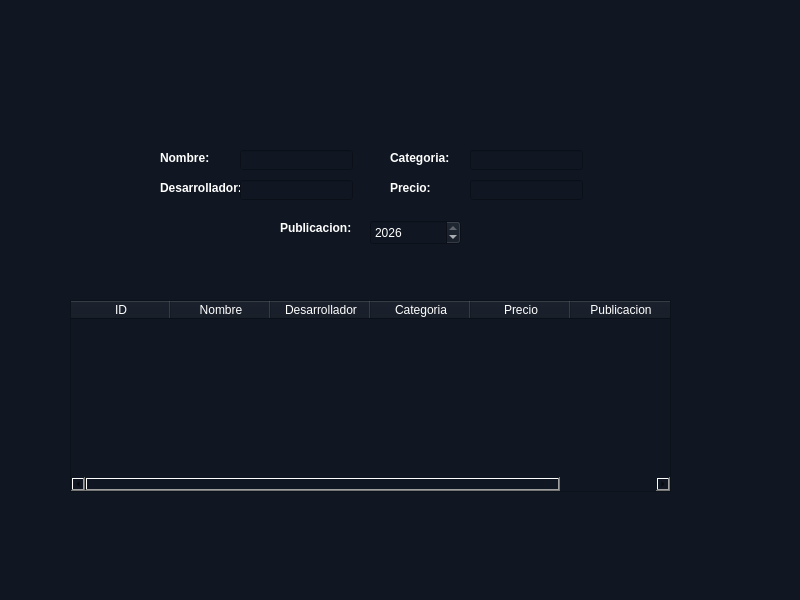
<?xml version="1.0" encoding="UTF-8"?>
<ui version="4.0">
 <class>MainWindow</class>
 <widget class="QMainWindow" name="MainWindow">
  <property name="geometry">
   <rect>
    <x>0</x>
    <y>0</y>
    <width>800</width>
    <height>600</height>
   </rect>
  </property>
  <property name="palette">
   <palette>
    <active>
     <colorrole role="Button">
      <brush brushstyle="SolidPattern">
       <color alpha="255">
        <red>16</red>
        <green>23</green>
        <blue>34</blue>
       </color>
      </brush>
     </colorrole>
     <colorrole role="Base">
      <brush brushstyle="SolidPattern">
       <color alpha="255">
        <red>16</red>
        <green>23</green>
        <blue>34</blue>
       </color>
      </brush>
     </colorrole>
     <colorrole role="Window">
      <brush brushstyle="SolidPattern">
       <color alpha="255">
        <red>16</red>
        <green>23</green>
        <blue>34</blue>
       </color>
      </brush>
     </colorrole>
    </active>
    <inactive>
     <colorrole role="Button">
      <brush brushstyle="SolidPattern">
       <color alpha="255">
        <red>16</red>
        <green>23</green>
        <blue>34</blue>
       </color>
      </brush>
     </colorrole>
     <colorrole role="Base">
      <brush brushstyle="SolidPattern">
       <color alpha="255">
        <red>16</red>
        <green>23</green>
        <blue>34</blue>
       </color>
      </brush>
     </colorrole>
     <colorrole role="Window">
      <brush brushstyle="SolidPattern">
       <color alpha="255">
        <red>16</red>
        <green>23</green>
        <blue>34</blue>
       </color>
      </brush>
     </colorrole>
    </inactive>
    <disabled>
     <colorrole role="Button">
      <brush brushstyle="SolidPattern">
       <color alpha="255">
        <red>16</red>
        <green>23</green>
        <blue>34</blue>
       </color>
      </brush>
     </colorrole>
     <colorrole role="Base">
      <brush brushstyle="SolidPattern">
       <color alpha="255">
        <red>16</red>
        <green>23</green>
        <blue>34</blue>
       </color>
      </brush>
     </colorrole>
     <colorrole role="Window">
      <brush brushstyle="SolidPattern">
       <color alpha="255">
        <red>16</red>
        <green>23</green>
        <blue>34</blue>
       </color>
      </brush>
     </colorrole>
    </disabled>
   </palette>
  </property>
  <property name="windowTitle">
   <string>Steam Manager</string>
  </property>
  <property name="styleSheet">
   <string notr="true">background-color: rgb(16, 23, 34);</string>
  </property>
  <widget class="QWidget" name="centralwidget">
   <property name="palette">
    <palette>
     <active>
      <colorrole role="Button">
       <brush brushstyle="SolidPattern">
        <color alpha="255">
         <red>16</red>
         <green>23</green>
         <blue>34</blue>
        </color>
       </brush>
      </colorrole>
      <colorrole role="Base">
       <brush brushstyle="SolidPattern">
        <color alpha="255">
         <red>16</red>
         <green>23</green>
         <blue>34</blue>
        </color>
       </brush>
      </colorrole>
      <colorrole role="Window">
       <brush brushstyle="SolidPattern">
        <color alpha="255">
         <red>16</red>
         <green>23</green>
         <blue>34</blue>
        </color>
       </brush>
      </colorrole>
     </active>
     <inactive>
      <colorrole role="Button">
       <brush brushstyle="SolidPattern">
        <color alpha="255">
         <red>16</red>
         <green>23</green>
         <blue>34</blue>
        </color>
       </brush>
      </colorrole>
      <colorrole role="Base">
       <brush brushstyle="SolidPattern">
        <color alpha="255">
         <red>16</red>
         <green>23</green>
         <blue>34</blue>
        </color>
       </brush>
      </colorrole>
      <colorrole role="Window">
       <brush brushstyle="SolidPattern">
        <color alpha="255">
         <red>16</red>
         <green>23</green>
         <blue>34</blue>
        </color>
       </brush>
      </colorrole>
     </inactive>
     <disabled>
      <colorrole role="Button">
       <brush brushstyle="SolidPattern">
        <color alpha="255">
         <red>16</red>
         <green>23</green>
         <blue>34</blue>
        </color>
       </brush>
      </colorrole>
      <colorrole role="Base">
       <brush brushstyle="SolidPattern">
        <color alpha="255">
         <red>16</red>
         <green>23</green>
         <blue>34</blue>
        </color>
       </brush>
      </colorrole>
      <colorrole role="Window">
       <brush brushstyle="SolidPattern">
        <color alpha="255">
         <red>16</red>
         <green>23</green>
         <blue>34</blue>
        </color>
       </brush>
      </colorrole>
     </disabled>
    </palette>
   </property>
   <widget class="QLabel" name="label">
    <property name="geometry">
     <rect>
      <x>160</x>
      <y>150</y>
      <width>81</width>
      <height>16</height>
     </rect>
    </property>
    <property name="text">
     <string>&lt;html&gt;&lt;head/&gt;&lt;body&gt;&lt;p&gt;&lt;span style=&quot; font-weight:700; color:#ffffff;&quot;&gt;Nombre:&lt;/span&gt;&lt;/p&gt;&lt;/body&gt;&lt;/html&gt;</string>
    </property>
   </widget>
   <widget class="QLineEdit" name="lnENombre">
    <property name="geometry">
     <rect>
      <x>240</x>
      <y>150</y>
      <width>113</width>
      <height>20</height>
     </rect>
    </property>
    <property name="palette">
     <palette>
      <active>
       <colorrole role="WindowText">
        <brush brushstyle="SolidPattern">
         <color alpha="255">
          <red>255</red>
          <green>255</green>
          <blue>255</blue>
         </color>
        </brush>
       </colorrole>
       <colorrole role="Button">
        <brush brushstyle="SolidPattern">
         <color alpha="255">
          <red>16</red>
          <green>23</green>
          <blue>34</blue>
         </color>
        </brush>
       </colorrole>
       <colorrole role="Text">
        <brush brushstyle="SolidPattern">
         <color alpha="255">
          <red>255</red>
          <green>255</green>
          <blue>255</blue>
         </color>
        </brush>
       </colorrole>
       <colorrole role="ButtonText">
        <brush brushstyle="SolidPattern">
         <color alpha="255">
          <red>255</red>
          <green>255</green>
          <blue>255</blue>
         </color>
        </brush>
       </colorrole>
       <colorrole role="Base">
        <brush brushstyle="SolidPattern">
         <color alpha="255">
          <red>16</red>
          <green>23</green>
          <blue>34</blue>
         </color>
        </brush>
       </colorrole>
       <colorrole role="Window">
        <brush brushstyle="SolidPattern">
         <color alpha="255">
          <red>16</red>
          <green>23</green>
          <blue>34</blue>
         </color>
        </brush>
       </colorrole>
       <colorrole role="PlaceholderText">
        <brush brushstyle="SolidPattern">
         <color alpha="128">
          <red>255</red>
          <green>255</green>
          <blue>255</blue>
         </color>
        </brush>
       </colorrole>
      </active>
      <inactive>
       <colorrole role="WindowText">
        <brush brushstyle="SolidPattern">
         <color alpha="255">
          <red>255</red>
          <green>255</green>
          <blue>255</blue>
         </color>
        </brush>
       </colorrole>
       <colorrole role="Button">
        <brush brushstyle="SolidPattern">
         <color alpha="255">
          <red>16</red>
          <green>23</green>
          <blue>34</blue>
         </color>
        </brush>
       </colorrole>
       <colorrole role="Text">
        <brush brushstyle="SolidPattern">
         <color alpha="255">
          <red>255</red>
          <green>255</green>
          <blue>255</blue>
         </color>
        </brush>
       </colorrole>
       <colorrole role="ButtonText">
        <brush brushstyle="SolidPattern">
         <color alpha="255">
          <red>255</red>
          <green>255</green>
          <blue>255</blue>
         </color>
        </brush>
       </colorrole>
       <colorrole role="Base">
        <brush brushstyle="SolidPattern">
         <color alpha="255">
          <red>16</red>
          <green>23</green>
          <blue>34</blue>
         </color>
        </brush>
       </colorrole>
       <colorrole role="Window">
        <brush brushstyle="SolidPattern">
         <color alpha="255">
          <red>16</red>
          <green>23</green>
          <blue>34</blue>
         </color>
        </brush>
       </colorrole>
       <colorrole role="PlaceholderText">
        <brush brushstyle="SolidPattern">
         <color alpha="128">
          <red>255</red>
          <green>255</green>
          <blue>255</blue>
         </color>
        </brush>
       </colorrole>
      </inactive>
      <disabled>
       <colorrole role="WindowText">
        <brush brushstyle="SolidPattern">
         <color alpha="255">
          <red>255</red>
          <green>255</green>
          <blue>255</blue>
         </color>
        </brush>
       </colorrole>
       <colorrole role="Button">
        <brush brushstyle="SolidPattern">
         <color alpha="255">
          <red>16</red>
          <green>23</green>
          <blue>34</blue>
         </color>
        </brush>
       </colorrole>
       <colorrole role="Text">
        <brush brushstyle="SolidPattern">
         <color alpha="255">
          <red>255</red>
          <green>255</green>
          <blue>255</blue>
         </color>
        </brush>
       </colorrole>
       <colorrole role="ButtonText">
        <brush brushstyle="SolidPattern">
         <color alpha="255">
          <red>255</red>
          <green>255</green>
          <blue>255</blue>
         </color>
        </brush>
       </colorrole>
       <colorrole role="Base">
        <brush brushstyle="SolidPattern">
         <color alpha="255">
          <red>16</red>
          <green>23</green>
          <blue>34</blue>
         </color>
        </brush>
       </colorrole>
       <colorrole role="Window">
        <brush brushstyle="SolidPattern">
         <color alpha="255">
          <red>16</red>
          <green>23</green>
          <blue>34</blue>
         </color>
        </brush>
       </colorrole>
       <colorrole role="PlaceholderText">
        <brush brushstyle="SolidPattern">
         <color alpha="128">
          <red>255</red>
          <green>255</green>
          <blue>255</blue>
         </color>
        </brush>
       </colorrole>
      </disabled>
     </palette>
    </property>
    <property name="styleSheet">
     <string notr="true">color:rgb(255, 255, 255)

</string>
    </property>
   </widget>
   <widget class="QLabel" name="label_2">
    <property name="geometry">
     <rect>
      <x>390</x>
      <y>150</y>
      <width>81</width>
      <height>16</height>
     </rect>
    </property>
    <property name="text">
     <string>&lt;html&gt;&lt;head/&gt;&lt;body&gt;&lt;p&gt;&lt;span style=&quot; font-weight:700; color:#ffffff;&quot;&gt;Categoria:&lt;/span&gt;&lt;/p&gt;&lt;/body&gt;&lt;/html&gt;</string>
    </property>
   </widget>
   <widget class="QLineEdit" name="lnECategoria">
    <property name="geometry">
     <rect>
      <x>470</x>
      <y>150</y>
      <width>113</width>
      <height>20</height>
     </rect>
    </property>
    <property name="palette">
     <palette>
      <active>
       <colorrole role="WindowText">
        <brush brushstyle="SolidPattern">
         <color alpha="255">
          <red>255</red>
          <green>255</green>
          <blue>255</blue>
         </color>
        </brush>
       </colorrole>
       <colorrole role="Button">
        <brush brushstyle="SolidPattern">
         <color alpha="255">
          <red>16</red>
          <green>23</green>
          <blue>34</blue>
         </color>
        </brush>
       </colorrole>
       <colorrole role="Text">
        <brush brushstyle="SolidPattern">
         <color alpha="255">
          <red>255</red>
          <green>255</green>
          <blue>255</blue>
         </color>
        </brush>
       </colorrole>
       <colorrole role="ButtonText">
        <brush brushstyle="SolidPattern">
         <color alpha="255">
          <red>255</red>
          <green>255</green>
          <blue>255</blue>
         </color>
        </brush>
       </colorrole>
       <colorrole role="Base">
        <brush brushstyle="SolidPattern">
         <color alpha="255">
          <red>16</red>
          <green>23</green>
          <blue>34</blue>
         </color>
        </brush>
       </colorrole>
       <colorrole role="Window">
        <brush brushstyle="SolidPattern">
         <color alpha="255">
          <red>16</red>
          <green>23</green>
          <blue>34</blue>
         </color>
        </brush>
       </colorrole>
       <colorrole role="PlaceholderText">
        <brush brushstyle="SolidPattern">
         <color alpha="128">
          <red>255</red>
          <green>255</green>
          <blue>255</blue>
         </color>
        </brush>
       </colorrole>
      </active>
      <inactive>
       <colorrole role="WindowText">
        <brush brushstyle="SolidPattern">
         <color alpha="255">
          <red>255</red>
          <green>255</green>
          <blue>255</blue>
         </color>
        </brush>
       </colorrole>
       <colorrole role="Button">
        <brush brushstyle="SolidPattern">
         <color alpha="255">
          <red>16</red>
          <green>23</green>
          <blue>34</blue>
         </color>
        </brush>
       </colorrole>
       <colorrole role="Text">
        <brush brushstyle="SolidPattern">
         <color alpha="255">
          <red>255</red>
          <green>255</green>
          <blue>255</blue>
         </color>
        </brush>
       </colorrole>
       <colorrole role="ButtonText">
        <brush brushstyle="SolidPattern">
         <color alpha="255">
          <red>255</red>
          <green>255</green>
          <blue>255</blue>
         </color>
        </brush>
       </colorrole>
       <colorrole role="Base">
        <brush brushstyle="SolidPattern">
         <color alpha="255">
          <red>16</red>
          <green>23</green>
          <blue>34</blue>
         </color>
        </brush>
       </colorrole>
       <colorrole role="Window">
        <brush brushstyle="SolidPattern">
         <color alpha="255">
          <red>16</red>
          <green>23</green>
          <blue>34</blue>
         </color>
        </brush>
       </colorrole>
       <colorrole role="PlaceholderText">
        <brush brushstyle="SolidPattern">
         <color alpha="128">
          <red>255</red>
          <green>255</green>
          <blue>255</blue>
         </color>
        </brush>
       </colorrole>
      </inactive>
      <disabled>
       <colorrole role="WindowText">
        <brush brushstyle="SolidPattern">
         <color alpha="255">
          <red>255</red>
          <green>255</green>
          <blue>255</blue>
         </color>
        </brush>
       </colorrole>
       <colorrole role="Button">
        <brush brushstyle="SolidPattern">
         <color alpha="255">
          <red>16</red>
          <green>23</green>
          <blue>34</blue>
         </color>
        </brush>
       </colorrole>
       <colorrole role="Text">
        <brush brushstyle="SolidPattern">
         <color alpha="255">
          <red>255</red>
          <green>255</green>
          <blue>255</blue>
         </color>
        </brush>
       </colorrole>
       <colorrole role="ButtonText">
        <brush brushstyle="SolidPattern">
         <color alpha="255">
          <red>255</red>
          <green>255</green>
          <blue>255</blue>
         </color>
        </brush>
       </colorrole>
       <colorrole role="Base">
        <brush brushstyle="SolidPattern">
         <color alpha="255">
          <red>16</red>
          <green>23</green>
          <blue>34</blue>
         </color>
        </brush>
       </colorrole>
       <colorrole role="Window">
        <brush brushstyle="SolidPattern">
         <color alpha="255">
          <red>16</red>
          <green>23</green>
          <blue>34</blue>
         </color>
        </brush>
       </colorrole>
       <colorrole role="PlaceholderText">
        <brush brushstyle="SolidPattern">
         <color alpha="128">
          <red>255</red>
          <green>255</green>
          <blue>255</blue>
         </color>
        </brush>
       </colorrole>
      </disabled>
     </palette>
    </property>
    <property name="styleSheet">
     <string notr="true">color: rgb(255, 255, 255);</string>
    </property>
   </widget>
   <widget class="QLabel" name="label_3">
    <property name="geometry">
     <rect>
      <x>160</x>
      <y>180</y>
      <width>81</width>
      <height>16</height>
     </rect>
    </property>
    <property name="text">
     <string>&lt;html&gt;&lt;head/&gt;&lt;body&gt;&lt;p&gt;&lt;span style=&quot; font-weight:700; color:#ffffff;&quot;&gt;Desarrollador:&lt;/span&gt;&lt;/p&gt;&lt;/body&gt;&lt;/html&gt;</string>
    </property>
   </widget>
   <widget class="QLineEdit" name="lnEDesarrollador">
    <property name="geometry">
     <rect>
      <x>240</x>
      <y>180</y>
      <width>113</width>
      <height>20</height>
     </rect>
    </property>
    <property name="styleSheet">
     <string notr="true">color: rgb(255, 255, 255);</string>
    </property>
   </widget>
   <widget class="QLabel" name="label_4">
    <property name="geometry">
     <rect>
      <x>390</x>
      <y>180</y>
      <width>81</width>
      <height>16</height>
     </rect>
    </property>
    <property name="text">
     <string>&lt;html&gt;&lt;head/&gt;&lt;body&gt;&lt;p&gt;&lt;span style=&quot; font-weight:700; color:#ffffff;&quot;&gt;Precio:&lt;/span&gt;&lt;/p&gt;&lt;/body&gt;&lt;/html&gt;</string>
    </property>
   </widget>
   <widget class="QLineEdit" name="lnEPrecio">
    <property name="geometry">
     <rect>
      <x>470</x>
      <y>180</y>
      <width>113</width>
      <height>20</height>
     </rect>
    </property>
    <property name="styleSheet">
     <string notr="true">color: rgb(255, 255, 255);</string>
    </property>
   </widget>
   <widget class="QLabel" name="label_5">
    <property name="geometry">
     <rect>
      <x>280</x>
      <y>220</y>
      <width>81</width>
      <height>16</height>
     </rect>
    </property>
    <property name="text">
     <string>&lt;html&gt;&lt;head/&gt;&lt;body&gt;&lt;p&gt;&lt;span style=&quot; font-weight:700; color:#ffffff;&quot;&gt;Publicacion:&lt;/span&gt;&lt;/p&gt;&lt;/body&gt;&lt;/html&gt;</string>
    </property>
   </widget>
   <widget class="QPushButton" name="btnRegistrar">
    <property name="geometry">
     <rect>
      <x>70</x>
      <y>250</y>
      <width>121</width>
      <height>41</height>
     </rect>
    </property>
    <property name="styleSheet">
     <string notr="true">image: url(:/img/imagenes/Registrar.png);
border: none;</string>
    </property>
    <property name="text">
     <string/>
    </property>
   </widget>
   <widget class="QPushButton" name="btnVer">
    <property name="geometry">
     <rect>
      <x>220</x>
      <y>250</y>
      <width>121</width>
      <height>41</height>
     </rect>
    </property>
    <property name="styleSheet">
     <string notr="true">image: url(:/img/imagenes/Ver.png);
border: none;</string>
    </property>
    <property name="text">
     <string/>
    </property>
   </widget>
   <widget class="QPushButton" name="btnActualizar">
    <property name="geometry">
     <rect>
      <x>390</x>
      <y>250</y>
      <width>121</width>
      <height>41</height>
     </rect>
    </property>
    <property name="styleSheet">
     <string notr="true">image: url(:/img/imagenes/Actualizar.png);
border: none;</string>
    </property>
    <property name="text">
     <string/>
    </property>
   </widget>
   <widget class="QPushButton" name="btnEliminar">
    <property name="geometry">
     <rect>
      <x>550</x>
      <y>250</y>
      <width>121</width>
      <height>41</height>
     </rect>
    </property>
    <property name="styleSheet">
     <string notr="true">image: url(:/img/imagenes/Eliminar.png);
border: none;</string>
    </property>
    <property name="text">
     <string/>
    </property>
   </widget>
   <widget class="QDoubleSpinBox" name="dbBAnioPublicacion">
    <property name="geometry">
     <rect>
      <x>370</x>
      <y>220</y>
      <width>91</width>
      <height>25</height>
     </rect>
    </property>
    <property name="styleSheet">
     <string notr="true">color: rgb(255, 255, 255);</string>
    </property>
    <property name="decimals">
     <number>0</number>
    </property>
    <property name="minimum">
     <double>1950.000000000000000</double>
    </property>
    <property name="maximum">
     <double>2026.000000000000000</double>
    </property>
    <property name="stepType">
     <enum>QAbstractSpinBox::StepType::DefaultStepType</enum>
    </property>
    <property name="value">
     <double>2026.000000000000000</double>
    </property>
   </widget>
   <widget class="QLabel" name="label_6">
    <property name="geometry">
     <rect>
      <x>180</x>
      <y>0</y>
      <width>431</width>
      <height>141</height>
     </rect>
    </property>
    <property name="text">
     <string/>
    </property>
    <property name="pixmap">
     <pixmap resource="imagenes.qrc">:/img/imagenes/Logo.png</pixmap>
    </property>
    <property name="scaledContents">
     <bool>true</bool>
    </property>
   </widget>
   <widget class="QTableWidget" name="tableJuegos">
    <property name="geometry">
     <rect>
      <x>70</x>
      <y>300</y>
      <width>601</width>
      <height>192</height>
     </rect>
    </property>
    <property name="palette">
     <palette>
      <active>
       <colorrole role="WindowText">
        <brush brushstyle="SolidPattern">
         <color alpha="255">
          <red>255</red>
          <green>255</green>
          <blue>255</blue>
         </color>
        </brush>
       </colorrole>
       <colorrole role="Button">
        <brush brushstyle="SolidPattern">
         <color alpha="255">
          <red>16</red>
          <green>23</green>
          <blue>34</blue>
         </color>
        </brush>
       </colorrole>
       <colorrole role="Text">
        <brush brushstyle="SolidPattern">
         <color alpha="255">
          <red>255</red>
          <green>255</green>
          <blue>255</blue>
         </color>
        </brush>
       </colorrole>
       <colorrole role="ButtonText">
        <brush brushstyle="SolidPattern">
         <color alpha="255">
          <red>255</red>
          <green>255</green>
          <blue>255</blue>
         </color>
        </brush>
       </colorrole>
       <colorrole role="Base">
        <brush brushstyle="SolidPattern">
         <color alpha="255">
          <red>16</red>
          <green>23</green>
          <blue>34</blue>
         </color>
        </brush>
       </colorrole>
       <colorrole role="Window">
        <brush brushstyle="SolidPattern">
         <color alpha="255">
          <red>16</red>
          <green>23</green>
          <blue>34</blue>
         </color>
        </brush>
       </colorrole>
       <colorrole role="PlaceholderText">
        <brush brushstyle="SolidPattern">
         <color alpha="128">
          <red>255</red>
          <green>255</green>
          <blue>255</blue>
         </color>
        </brush>
       </colorrole>
      </active>
      <inactive>
       <colorrole role="WindowText">
        <brush brushstyle="SolidPattern">
         <color alpha="255">
          <red>255</red>
          <green>255</green>
          <blue>255</blue>
         </color>
        </brush>
       </colorrole>
       <colorrole role="Button">
        <brush brushstyle="SolidPattern">
         <color alpha="255">
          <red>16</red>
          <green>23</green>
          <blue>34</blue>
         </color>
        </brush>
       </colorrole>
       <colorrole role="Text">
        <brush brushstyle="SolidPattern">
         <color alpha="255">
          <red>255</red>
          <green>255</green>
          <blue>255</blue>
         </color>
        </brush>
       </colorrole>
       <colorrole role="ButtonText">
        <brush brushstyle="SolidPattern">
         <color alpha="255">
          <red>255</red>
          <green>255</green>
          <blue>255</blue>
         </color>
        </brush>
       </colorrole>
       <colorrole role="Base">
        <brush brushstyle="SolidPattern">
         <color alpha="255">
          <red>16</red>
          <green>23</green>
          <blue>34</blue>
         </color>
        </brush>
       </colorrole>
       <colorrole role="Window">
        <brush brushstyle="SolidPattern">
         <color alpha="255">
          <red>16</red>
          <green>23</green>
          <blue>34</blue>
         </color>
        </brush>
       </colorrole>
       <colorrole role="PlaceholderText">
        <brush brushstyle="SolidPattern">
         <color alpha="128">
          <red>255</red>
          <green>255</green>
          <blue>255</blue>
         </color>
        </brush>
       </colorrole>
      </inactive>
      <disabled>
       <colorrole role="WindowText">
        <brush brushstyle="SolidPattern">
         <color alpha="255">
          <red>255</red>
          <green>255</green>
          <blue>255</blue>
         </color>
        </brush>
       </colorrole>
       <colorrole role="Button">
        <brush brushstyle="SolidPattern">
         <color alpha="255">
          <red>16</red>
          <green>23</green>
          <blue>34</blue>
         </color>
        </brush>
       </colorrole>
       <colorrole role="Text">
        <brush brushstyle="SolidPattern">
         <color alpha="255">
          <red>255</red>
          <green>255</green>
          <blue>255</blue>
         </color>
        </brush>
       </colorrole>
       <colorrole role="ButtonText">
        <brush brushstyle="SolidPattern">
         <color alpha="255">
          <red>255</red>
          <green>255</green>
          <blue>255</blue>
         </color>
        </brush>
       </colorrole>
       <colorrole role="Base">
        <brush brushstyle="SolidPattern">
         <color alpha="255">
          <red>16</red>
          <green>23</green>
          <blue>34</blue>
         </color>
        </brush>
       </colorrole>
       <colorrole role="Window">
        <brush brushstyle="SolidPattern">
         <color alpha="255">
          <red>16</red>
          <green>23</green>
          <blue>34</blue>
         </color>
        </brush>
       </colorrole>
       <colorrole role="PlaceholderText">
        <brush brushstyle="SolidPattern">
         <color alpha="128">
          <red>255</red>
          <green>255</green>
          <blue>255</blue>
         </color>
        </brush>
       </colorrole>
      </disabled>
     </palette>
    </property>
    <property name="styleSheet">
     <string notr="true">color:rgb(255, 255, 255)
</string>
    </property>
    <column>
     <property name="text">
      <string>ID</string>
     </property>
    </column>
    <column>
     <property name="text">
      <string>Nombre</string>
     </property>
    </column>
    <column>
     <property name="text">
      <string>Desarrollador</string>
     </property>
    </column>
    <column>
     <property name="text">
      <string>Categoria</string>
     </property>
    </column>
    <column>
     <property name="text">
      <string>Precio</string>
     </property>
    </column>
    <column>
     <property name="text">
      <string>Publicacion</string>
     </property>
    </column>
   </widget>
  </widget>
  <widget class="QStatusBar" name="statusbar"/>
  <widget class="QMenuBar" name="menubar">
   <property name="geometry">
    <rect>
     <x>0</x>
     <y>0</y>
     <width>800</width>
     <height>21</height>
    </rect>
   </property>
  </widget>
 </widget>
 <resources>
  <include location="imagenes.qrc"/>
 </resources>
 <connections/>
</ui>
